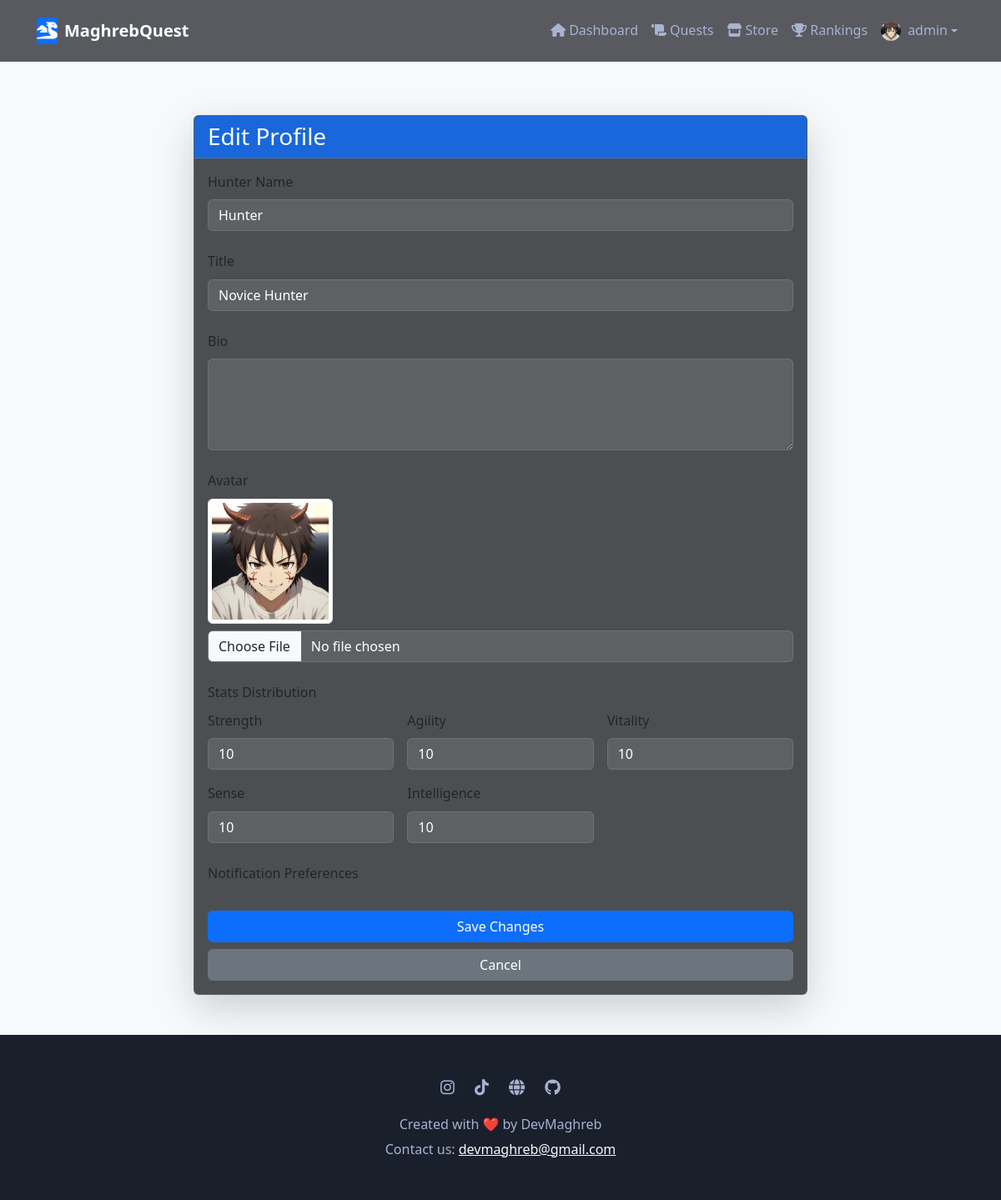
/profile/edit/ (signed in), run on an earlier commit of the app's database.
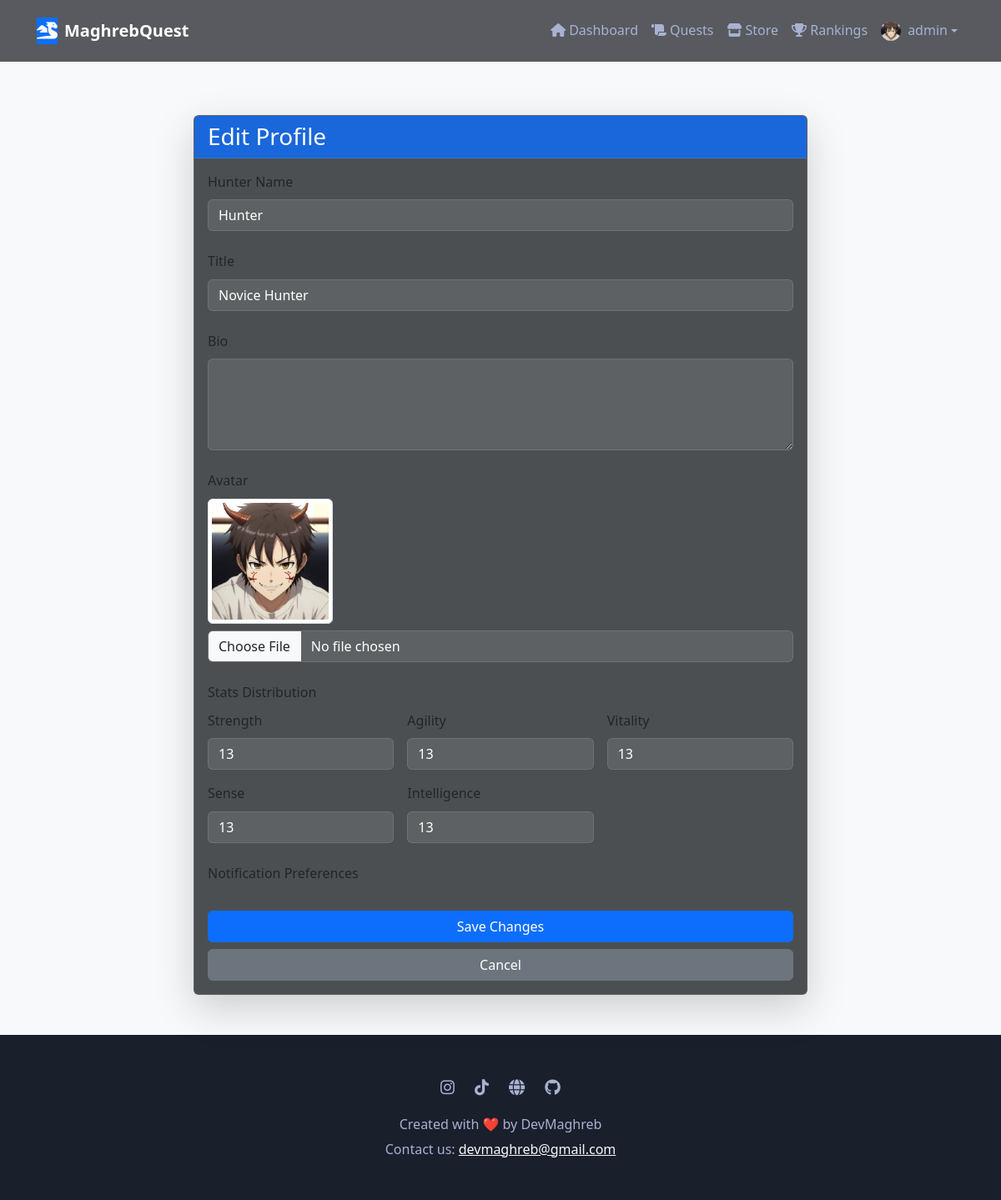
And on a later commit of the database.
### core/models.py (models this page shows, shortened)
class UserProfile(models.Model):
    RANK_CHOICES = [
        ('F', 'F-Rank Hunter'),
        ('E', 'E-Rank Hunter'),
        ('D', 'D-Rank Hunter'),
        ('C', 'C-Rank Hunter'),
        ('B', 'B-Rank Hunter'),
        ('A', 'A-Rank Hunter'),
        ('S', 'S-Rank Hunter'),
    ]
    PERSONALITY_CHOICES = [
        ('achiever', 'Achiever'),
        ('explorer', 'Explorer'),
        ('socializer', 'Socializer'),
        ('competitor', 'Competitor'),
    ]
    user = models.OneToOneField(User, on_delete=models.CASCADE)
    name = models.CharField(max_length=100, default='Hunter')
    level = models.IntegerField(default=1)
    experience = models.IntegerField(default=0)
    coins = models.IntegerField(default=100)  # Start with 100 coins
    rank = models.CharField(max_length=1, choices=RANK_CHOICES, default='F', validators=[validate_rank])
    personality_type = models.CharField(max_length=50, blank=True, null=True)
    title = models.CharField(max_length=100, default='Novice Hunter')
    bio = models.TextField(blank=True)
    avatar = models.ImageField(upload_to='avatars/', null=True, blank=True)
    notification_preferences = models.JSONField(default=dict, blank=True, null=True)
    strengths = models.JSONField(default=dict, blank=True, null=True)
    weaknesses = models.JSONField(default=dict, blank=True, null=True)
    daily_quest_limit = models.PositiveIntegerField(default=5)
    last_quest_completion = models.DateTimeField(null=True, blank=True)
    quest_streak = models.PositiveIntegerField(default=0)
    inventory = models.JSONField(default=list, blank=True, null=True)
    strength = models.IntegerField(default=10)
    agility = models.IntegerField(default=10)
    vitality = models.IntegerField(default=10)
    sense = models.IntegerField(default=10)
    intelligence = models.IntegerField(default=10)
    class Meta:
        indexes = [
            models.Index(fields=['rank']),
            models.Index(fields=['level']),
            models.Index(fields=['personality_type']),
        ]

### core/views.py (the view)
# urls.py: path('profile/edit/', views.profile_edit, name='profile_edit'),
@login_required
def profile_edit(request):
    user_profile = request.user.userprofile
    if request.method == 'POST':
        form = ProfileEditForm(request.POST, request.FILES, instance=user_profile)
        if form.is_valid():
            form.save()
            messages.success(request, 'Profile updated successfully!')
            return redirect('profile')
    else:
        form = ProfileEditForm(instance=user_profile)
    return render(request, 'core/profile_edit.html', {'form': form})

### templates/core/profile_edit.html (shortened to what this page needs)
{% extends 'core/base.html' %}
{% load static %}
{% block content %}
<div class="container py-5">
    <div class="row justify-content-center">
        <div class="col-md-8">
            <div class="card shadow-lg">
                <div class="card-header bg-primary text-white">
                    <h3 class="card-title mb-0">Edit Profile</h3>
                </div>
                <div class="card-body">
                    <form method="post" enctype="multipart/form-data">
                        <div class="mb-4">
                            <label for="{{ form.name.id_for_label }}" class="form-label">Hunter Name</label>
                            {{ form.name }}
                        </div>
                        <div class="mb-4">
                            <label for="{{ form.title.id_for_label }}" class="form-label">Title</label>
                            {{ form.title }}
                        </div>
                        <div class="mb-4">
                            <label for="{{ form.bio.id_for_label }}" class="form-label">Bio</label>
                            {{ form.bio }}
                        </div>
                        <div class="mb-4">
                            <label for="{{ form.avatar.id_for_label }}" class="form-label">Avatar</label>
                            {% if user.userprofile.avatar %}
                            <div class="mb-2">
                                <img src="{{ user.userprofile.avatar.url }}" alt="Current Avatar" class="img-thumbnail" style="max-width: 150px;">
                            </div>
                            {% endif %}
                            {{ form.avatar }}
                        </div>
                        <div class="mb-4">
                            <label class="form-label">Stats Distribution</label>
                            <div class="row g-3">
                                <div class="col-md-4">
                                    <label for="{{ form.strength.id_for_label }}" class="form-label">Strength</label>
                                    {{ form.strength }}
                                </div>
                                <div class="col-md-4">
                                    <label for="{{ form.agility.id_for_label }}" class="form-label">Agility</label>
                                    {{ form.agility }}
                                </div>
                                <div class="col-md-4">
                                    <label for="{{ form.vitality.id_for_label }}" class="form-label">Vitality</label>
                                    {{ form.vitality }}
                                </div>
                                <div class="col-md-4">
                                    <label for="{{ form.sense.id_for_label }}" class="form-label">Sense</label>
                                    {{ form.sense }}
                                </div>
                                <div class="col-md-4">
                                    <label for="{{ form.intelligence.id_for_label }}" class="form-label">Intelligence</label>
                                    {{ form.intelligence }}
                                </div>
                            </div>
                        </div>
                        <div class="mb-4">
                            <label for="{{ form.notification_preferences.id_for_label }}" class="form-label">Notification Preferences</label>
                        </div>
                        <div class="d-grid gap-2">
                            <button type="submit" class="btn btn-primary">Save Changes</button>
                            <a href="{% url 'profile' %}" class="btn btn-secondary">Cancel</a>
                        </div>
                    </form>
                </div>
            </div>
        </div>
    </div>
</div>
{% endblock %}

What changed in the data, as far as the page shows it:
changed UserProfile "Hunter": strength "10" → "13"; agility "10" → "13"; vitality "10" → "13"; sense "10" → "13"; intelligence "10" → "13"
